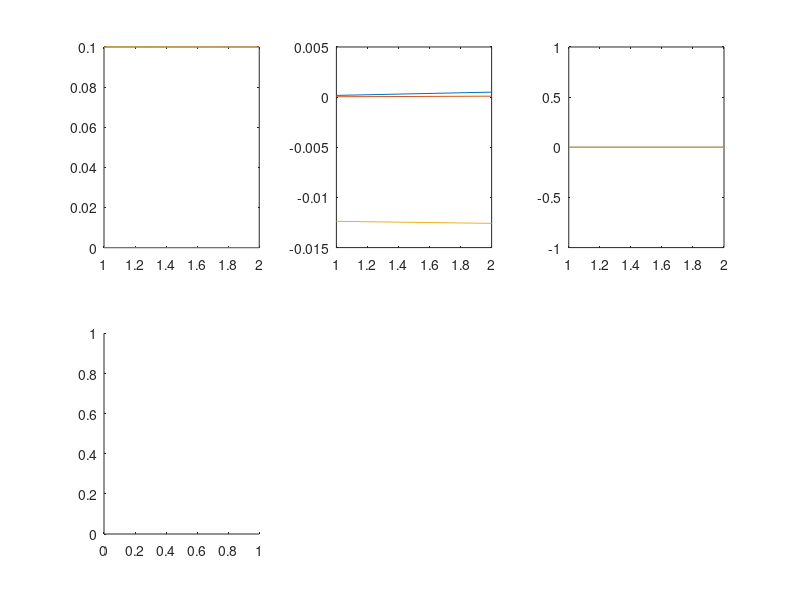

Source code (MATLAB): (Note: this script raises an error after producing the figure.)
close all

q = 1:4;
G_p = 5:7;
G_v = 8:10;
b_g = 11:13;
b_a = 14:16;
s_q = 17:19;
s_G_p = 20:22;
s_G_v = 23:25;
s_b_g = 26:28;
s_b_a = 29:31;
determinant = 32;



load( 'log.csv' );
subplot(2,3,1)
plot( log(1:e,G_p) )
subplot(2,3,2)
plot( log(1:e,G_v) )
subplot(2,3,3)
plot( log(1:e,b_a) )
subplot(2,3,4)
plot( log(1:e,s_G_p) )
subplot(2,3,5)
plot( log(1:e,s_G_v) )
subplot(2,3,6)
plot( log(1:e,s_b_a) )

figure;
subplot(2,2,1)
plot( log(1:e,q) );
%plot( quaternVectRotate( repmat( [0,0,1], length(log) ), quaternConj(log(:,q)) ) );
subplot(2,2,2)
plot( log(1:e,b_g) );
subplot(2,2,3)
plot( log(1:e,s_q) );
subplot(2,2,4)
plot( log(1:e,s_b_g) );

figure;
plot( log(3:e,determinant) );


